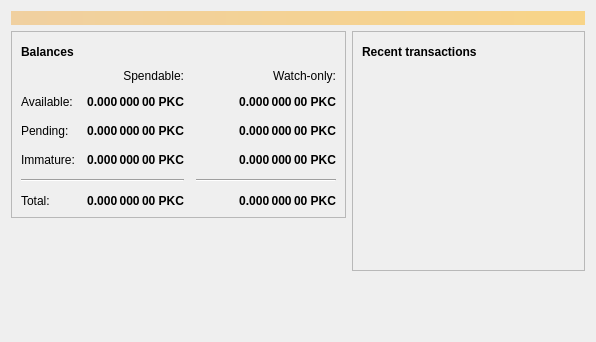
<?xml version="1.0" encoding="UTF-8"?>
<ui version="4.0">
 <class>OverviewPage</class>
 <widget class="QWidget" name="OverviewPage">
  <property name="geometry">
   <rect>
    <x>0</x>
    <y>0</y>
    <width>596</width>
    <height>342</height>
   </rect>
  </property>
  <property name="windowTitle">
   <string>Form</string>
  </property>
  <layout class="QVBoxLayout" name="topLayout">
   <item>
    <widget class="QLabel" name="labelAlerts">
     <property name="visible">
      <bool>false</bool>
     </property>
     <property name="styleSheet">
      <string notr="true">QLabel { background-color: qlineargradient(x1: 0, y1: 0, x2: 1, y2: 0, stop:0 #F0D0A0, stop:1 #F8D488); color:#000000; }</string>
     </property>
     <property name="wordWrap">
      <bool>true</bool>
     </property>
     <property name="margin">
      <number>3</number>
     </property>
     <property name="textInteractionFlags">
      <set>Qt::TextSelectableByMouse</set>
     </property>
    </widget>
   </item>
   <item>
    <layout class="QHBoxLayout" name="horizontalLayout" stretch="1,1">
     <item>
      <layout class="QVBoxLayout" name="verticalLayout_2">
       <item>
        <widget class="QFrame" name="frame">
         <property name="frameShape">
          <enum>QFrame::StyledPanel</enum>
         </property>
         <property name="frameShadow">
          <enum>QFrame::Raised</enum>
         </property>
         <layout class="QVBoxLayout" name="verticalLayout_4">
          <item>
           <layout class="QHBoxLayout" name="horizontalLayout_4">
            <item>
             <widget class="QLabel" name="label_5">
              <property name="font">
               <font>
                <weight>75</weight>
                <bold>true</bold>
               </font>
              </property>
              <property name="text">
               <string>Balances</string>
              </property>
             </widget>
            </item>
            <item>
             <widget class="QPushButton" name="labelWalletStatus">
              <property name="enabled">
               <bool>true</bool>
              </property>
              <property name="maximumSize">
               <size>
                <width>30</width>
                <height>16777215</height>
               </size>
              </property>
              <property name="toolTip">
               <string>The displayed information may be out of date. Your wallet automatically synchronizes with the pocketchain network after a connection is established, but this process has not completed yet.</string>
              </property>
              <property name="text">
               <string/>
              </property>
              <property name="icon">
               <iconset resource="../bitcoin.qrc">
                <normaloff>:/icons/warning</normaloff>
                <disabledoff>:/icons/warning</disabledoff>:/icons/warning</iconset>
              </property>
              <property name="iconSize">
               <size>
                <width>24</width>
                <height>24</height>
               </size>
              </property>
              <property name="flat">
               <bool>true</bool>
              </property>
             </widget>
            </item>
            <item>
             <spacer name="horizontalSpacer_3">
              <property name="orientation">
               <enum>Qt::Horizontal</enum>
              </property>
              <property name="sizeHint" stdset="0">
               <size>
                <width>40</width>
                <height>20</height>
               </size>
              </property>
             </spacer>
            </item>
           </layout>
          </item>
          <item>
           <layout class="QGridLayout" name="gridLayout">
            <property name="spacing">
             <number>12</number>
            </property>
            <item row="2" column="2">
             <widget class="QLabel" name="labelWatchPending">
              <property name="font">
               <font>
                <weight>75</weight>
                <bold>true</bold>
               </font>
              </property>
              <property name="cursor">
               <cursorShape>IBeamCursor</cursorShape>
              </property>
              <property name="toolTip">
               <string>Unconfirmed transactions to watch-only addresses</string>
              </property>
              <property name="text">
               <string notr="true">0.000 000 00 PKC</string>
              </property>
              <property name="alignment">
               <set>Qt::AlignRight|Qt::AlignTrailing|Qt::AlignVCenter</set>
              </property>
              <property name="textInteractionFlags">
               <set>Qt::LinksAccessibleByMouse|Qt::TextSelectableByKeyboard|Qt::TextSelectableByMouse</set>
              </property>
             </widget>
            </item>
            <item row="2" column="1">
             <widget class="QLabel" name="labelUnconfirmed">
              <property name="font">
               <font>
                <weight>75</weight>
                <bold>true</bold>
               </font>
              </property>
              <property name="cursor">
               <cursorShape>IBeamCursor</cursorShape>
              </property>
              <property name="toolTip">
               <string>Total of transactions that have yet to be confirmed, and do not yet count toward the spendable balance</string>
              </property>
              <property name="text">
               <string notr="true">0.000 000 00 PKC</string>
              </property>
              <property name="alignment">
               <set>Qt::AlignRight|Qt::AlignTrailing|Qt::AlignVCenter</set>
              </property>
              <property name="textInteractionFlags">
               <set>Qt::LinksAccessibleByMouse|Qt::TextSelectableByKeyboard|Qt::TextSelectableByMouse</set>
              </property>
             </widget>
            </item>
            <item row="3" column="2">
             <widget class="QLabel" name="labelWatchImmature">
              <property name="font">
               <font>
                <weight>75</weight>
                <bold>true</bold>
               </font>
              </property>
              <property name="cursor">
               <cursorShape>IBeamCursor</cursorShape>
              </property>
              <property name="toolTip">
               <string>Mined balance in watch-only addresses that has not yet matured</string>
              </property>
              <property name="text">
               <string notr="true">0.000 000 00 PKC</string>
              </property>
              <property name="alignment">
               <set>Qt::AlignRight|Qt::AlignTrailing|Qt::AlignVCenter</set>
              </property>
              <property name="textInteractionFlags">
               <set>Qt::LinksAccessibleByMouse|Qt::TextSelectableByKeyboard|Qt::TextSelectableByMouse</set>
              </property>
             </widget>
            </item>
            <item row="4" column="0" colspan="2">
             <widget class="Line" name="line">
              <property name="orientation">
               <enum>Qt::Horizontal</enum>
              </property>
             </widget>
            </item>
            <item row="4" column="2">
             <widget class="Line" name="lineWatchBalance">
              <property name="sizePolicy">
               <sizepolicy hsizetype="Preferred" vsizetype="Fixed">
                <horstretch>0</horstretch>
                <verstretch>0</verstretch>
               </sizepolicy>
              </property>
              <property name="minimumSize">
               <size>
                <width>140</width>
                <height>0</height>
               </size>
              </property>
              <property name="orientation">
               <enum>Qt::Horizontal</enum>
              </property>
             </widget>
            </item>
            <item row="5" column="0">
             <widget class="QLabel" name="labelTotalText">
              <property name="text">
               <string>Total:</string>
              </property>
             </widget>
            </item>
            <item row="3" column="1">
             <widget class="QLabel" name="labelImmature">
              <property name="font">
               <font>
                <weight>75</weight>
                <bold>true</bold>
               </font>
              </property>
              <property name="cursor">
               <cursorShape>IBeamCursor</cursorShape>
              </property>
              <property name="toolTip">
               <string>Mined balance that has not yet matured</string>
              </property>
              <property name="text">
               <string notr="true">0.000 000 00 PKC</string>
              </property>
              <property name="alignment">
               <set>Qt::AlignRight|Qt::AlignTrailing|Qt::AlignVCenter</set>
              </property>
              <property name="textInteractionFlags">
               <set>Qt::LinksAccessibleByMouse|Qt::TextSelectableByKeyboard|Qt::TextSelectableByMouse</set>
              </property>
             </widget>
            </item>
            <item row="2" column="3">
             <spacer name="horizontalSpacer_2">
              <property name="orientation">
               <enum>Qt::Horizontal</enum>
              </property>
              <property name="sizeHint" stdset="0">
               <size>
                <width>40</width>
                <height>20</height>
               </size>
              </property>
             </spacer>
            </item>
            <item row="3" column="0">
             <widget class="QLabel" name="labelImmatureText">
              <property name="text">
               <string>Immature:</string>
              </property>
             </widget>
            </item>
            <item row="5" column="1">
             <widget class="QLabel" name="labelTotal">
              <property name="font">
               <font>
                <weight>75</weight>
                <bold>true</bold>
               </font>
              </property>
              <property name="cursor">
               <cursorShape>IBeamCursor</cursorShape>
              </property>
              <property name="toolTip">
               <string>Your current total balance</string>
              </property>
              <property name="text">
               <string notr="true">0.000 000 00 PKC</string>
              </property>
              <property name="alignment">
               <set>Qt::AlignRight|Qt::AlignTrailing|Qt::AlignVCenter</set>
              </property>
              <property name="textInteractionFlags">
               <set>Qt::LinksAccessibleByMouse|Qt::TextSelectableByKeyboard|Qt::TextSelectableByMouse</set>
              </property>
             </widget>
            </item>
            <item row="5" column="2">
             <widget class="QLabel" name="labelWatchTotal">
              <property name="font">
               <font>
                <weight>75</weight>
                <bold>true</bold>
               </font>
              </property>
              <property name="cursor">
               <cursorShape>IBeamCursor</cursorShape>
              </property>
              <property name="toolTip">
               <string>Current total balance in watch-only addresses</string>
              </property>
              <property name="text">
               <string notr="true">0.000 000 00 PKC</string>
              </property>
              <property name="alignment">
               <set>Qt::AlignRight|Qt::AlignTrailing|Qt::AlignVCenter</set>
              </property>
              <property name="textInteractionFlags">
               <set>Qt::LinksAccessibleByMouse|Qt::TextSelectableByKeyboard|Qt::TextSelectableByMouse</set>
              </property>
             </widget>
            </item>
            <item row="0" column="2">
             <widget class="QLabel" name="labelWatchonly">
              <property name="text">
               <string>Watch-only:</string>
              </property>
              <property name="alignment">
               <set>Qt::AlignRight|Qt::AlignTrailing|Qt::AlignVCenter</set>
              </property>
             </widget>
            </item>
            <item row="1" column="0">
             <widget class="QLabel" name="labelBalanceText">
              <property name="text">
               <string>Available:</string>
              </property>
             </widget>
            </item>
            <item row="1" column="1">
             <widget class="QLabel" name="labelBalance">
              <property name="font">
               <font>
                <weight>75</weight>
                <bold>true</bold>
               </font>
              </property>
              <property name="cursor">
               <cursorShape>IBeamCursor</cursorShape>
              </property>
              <property name="toolTip">
               <string>Your current spendable balance</string>
              </property>
              <property name="text">
               <string notr="true">0.000 000 00 PKC</string>
              </property>
              <property name="alignment">
               <set>Qt::AlignRight|Qt::AlignTrailing|Qt::AlignVCenter</set>
              </property>
              <property name="textInteractionFlags">
               <set>Qt::LinksAccessibleByMouse|Qt::TextSelectableByKeyboard|Qt::TextSelectableByMouse</set>
              </property>
             </widget>
            </item>
            <item row="1" column="2">
             <widget class="QLabel" name="labelWatchAvailable">
              <property name="font">
               <font>
                <weight>75</weight>
                <bold>true</bold>
               </font>
              </property>
              <property name="cursor">
               <cursorShape>IBeamCursor</cursorShape>
              </property>
              <property name="toolTip">
               <string>Your current balance in watch-only addresses</string>
              </property>
              <property name="text">
               <string notr="true">0.000 000 00 PKC</string>
              </property>
              <property name="alignment">
               <set>Qt::AlignRight|Qt::AlignTrailing|Qt::AlignVCenter</set>
              </property>
              <property name="textInteractionFlags">
               <set>Qt::LinksAccessibleByMouse|Qt::TextSelectableByKeyboard|Qt::TextSelectableByMouse</set>
              </property>
             </widget>
            </item>
            <item row="2" column="0">
             <widget class="QLabel" name="labelPendingText">
              <property name="text">
               <string>Pending:</string>
              </property>
             </widget>
            </item>
            <item row="0" column="1">
             <widget class="QLabel" name="labelSpendable">
              <property name="text">
               <string>Spendable:</string>
              </property>
              <property name="alignment">
               <set>Qt::AlignRight|Qt::AlignTrailing|Qt::AlignVCenter</set>
              </property>
             </widget>
            </item>
           </layout>
          </item>
         </layout>
        </widget>
       </item>
       <item>
        <spacer name="verticalSpacer">
         <property name="orientation">
          <enum>Qt::Vertical</enum>
         </property>
         <property name="sizeHint" stdset="0">
          <size>
           <width>20</width>
           <height>40</height>
          </size>
         </property>
        </spacer>
       </item>
      </layout>
     </item>
     <item>
      <layout class="QVBoxLayout" name="verticalLayout_3">
       <item>
        <widget class="QFrame" name="frame_2">
         <property name="frameShape">
          <enum>QFrame::StyledPanel</enum>
         </property>
         <property name="frameShadow">
          <enum>QFrame::Raised</enum>
         </property>
         <layout class="QVBoxLayout" name="verticalLayout">
          <item>
           <layout class="QHBoxLayout" name="horizontalLayout_2">
            <item>
             <widget class="QLabel" name="label_4">
              <property name="font">
               <font>
                <weight>75</weight>
                <bold>true</bold>
               </font>
              </property>
              <property name="text">
               <string>Recent transactions</string>
              </property>
             </widget>
            </item>
            <item>
             <widget class="QPushButton" name="labelTransactionsStatus">
              <property name="enabled">
               <bool>true</bool>
              </property>
              <property name="maximumSize">
               <size>
                <width>30</width>
                <height>16777215</height>
               </size>
              </property>
              <property name="toolTip">
               <string>The displayed information may be out of date. Your wallet automatically synchronizes with the pocketchain network after a connection is established, but this process has not completed yet.</string>
              </property>
              <property name="text">
               <string/>
              </property>
              <property name="icon">
               <iconset resource="../bitcoin.qrc">
                <normaloff>:/icons/warning</normaloff>
                <disabledoff>:/icons/warning</disabledoff>:/icons/warning</iconset>
              </property>
              <property name="iconSize">
               <size>
                <width>24</width>
                <height>24</height>
               </size>
              </property>
              <property name="flat">
               <bool>true</bool>
              </property>
             </widget>
            </item>
            <item>
             <spacer name="horizontalSpacer">
              <property name="orientation">
               <enum>Qt::Horizontal</enum>
              </property>
              <property name="sizeHint" stdset="0">
               <size>
                <width>40</width>
                <height>20</height>
               </size>
              </property>
             </spacer>
            </item>
           </layout>
          </item>
          <item>
           <widget class="QListView" name="listTransactions">
            <property name="styleSheet">
             <string notr="true">QListView { background: transparent; }</string>
            </property>
            <property name="frameShape">
             <enum>QFrame::NoFrame</enum>
            </property>
            <property name="verticalScrollBarPolicy">
             <enum>Qt::ScrollBarAlwaysOff</enum>
            </property>
            <property name="horizontalScrollBarPolicy">
             <enum>Qt::ScrollBarAlwaysOff</enum>
            </property>
            <property name="selectionMode">
             <enum>QAbstractItemView::NoSelection</enum>
            </property>
           </widget>
          </item>
         </layout>
        </widget>
       </item>
       <item>
        <spacer name="verticalSpacer_2">
         <property name="orientation">
          <enum>Qt::Vertical</enum>
         </property>
         <property name="sizeHint" stdset="0">
          <size>
           <width>20</width>
           <height>40</height>
          </size>
         </property>
        </spacer>
       </item>
      </layout>
     </item>
    </layout>
   </item>
  </layout>
 </widget>
 <resources/>
 <connections/>
</ui>
